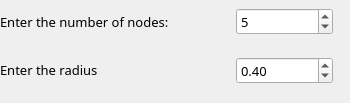
        <widget class="QWidget" name="p4">
         <widget class="QWidget" name="gridLayoutWidget_4">
          <property name="geometry">
           <rect>
            <x>0</x>
            <y>0</y>
            <width>341</width>
            <height>94</height>
           </rect>
          </property>
          <layout class="QGridLayout" name="gridLayout_4">
           <property name="leftMargin">
            <number>0</number>
           </property>
           <property name="topMargin">
            <number>0</number>
           </property>
           <property name="rightMargin">
            <number>8</number>
           </property>
           <property name="horizontalSpacing">
            <number>67</number>
           </property>
           <property name="verticalSpacing">
            <number>14</number>
           </property>
           <item row="0" column="1">
            <widget class="QLabel" name="label_9">
             <property name="sizePolicy">
              <sizepolicy hsizetype="Preferred" vsizetype="Minimum">
               <horstretch>0</horstretch>
               <verstretch>0</verstretch>
              </sizepolicy>
             </property>
             <property name="font">
              <font>
               <family>Microsoft YaHei</family>
               <pointsize>10</pointsize>
               <weight>50</weight>
               <bold>false</bold>
              </font>
             </property>
             <property name="frameShape">
              <enum>QFrame::NoFrame</enum>
             </property>
             <property name="frameShadow">
              <enum>QFrame::Plain</enum>
             </property>
             <property name="lineWidth">
              <number>1</number>
             </property>
             <property name="midLineWidth">
              <number>0</number>
             </property>
             <property name="text">
              <string>Enter the number of nodes:</string>
             </property>
             <property name="textFormat">
              <enum>Qt::AutoText</enum>
             </property>
            </widget>
           </item>
           <item row="1" column="2">
            <widget class="QDoubleSpinBox" name="Radius">
             <property name="font">
              <font>
               <family>Microsoft YaHei</family>
               <pointsize>10</pointsize>
               <weight>50</weight>
               <bold>false</bold>
              </font>
             </property>
             <property name="singleStep">
              <double>0.010000000000000</double>
             </property>
             <property name="value">
              <double>0.400000000000000</double>
             </property>
            </widget>
           </item>
           <item row="0" column="2">
            <widget class="QSpinBox" name="NumOfNodes_RG">
             <property name="font">
              <font>
               <family>Microsoft YaHei</family>
               <pointsize>10</pointsize>
               <weight>50</weight>
               <bold>false</bold>
              </font>
             </property>
             <property name="value">
              <number>5</number>
             </property>
            </widget>
           </item>
           <item row="1" column="1">
            <widget class="QLabel" name="label_10">
             <property name="sizePolicy">
              <sizepolicy hsizetype="Minimum" vsizetype="Preferred">
               <horstretch>0</horstretch>
               <verstretch>0</verstretch>
              </sizepolicy>
             </property>
             <property name="minimumSize">
              <size>
               <width>0</width>
               <height>0</height>
              </size>
             </property>
             <property name="baseSize">
              <size>
               <width>0</width>
               <height>0</height>
              </size>
             </property>
             <property name="font">
              <font>
               <family>Microsoft YaHei</family>
               <pointsize>10</pointsize>
               <weight>50</weight>
               <bold>false</bold>
              </font>
             </property>
             <property name="text">
              <string>&lt;html&gt;&lt;head/&gt;&lt;body&gt;&lt;p&gt;Enter the radius&lt;/p&gt;&lt;/body&gt;&lt;/html&gt;</string>
             </property>
            </widget>
           </item>
          </layout>
         </widget>
        </widget>
